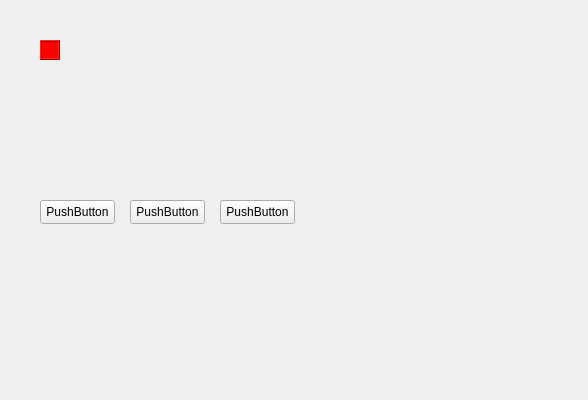
<?xml version="1.0" encoding="UTF-8"?>
<ui version="4.0">
 <class>MainWindow</class>
 <widget class="QMainWindow" name="MainWindow">
  <property name="geometry">
   <rect>
    <x>0</x>
    <y>0</y>
    <width>588</width>
    <height>400</height>
   </rect>
  </property>
  <property name="windowTitle">
   <string>MainWindow</string>
  </property>
  <widget class="QWidget" name="centralwidget">
   <widget class="QLabel" name="lblBlock">
    <property name="geometry">
     <rect>
      <x>40</x>
      <y>40</y>
      <width>20</width>
      <height>20</height>
     </rect>
    </property>
    <property name="styleSheet">
     <string notr="true">background-color: rgb(255, 0, 0);</string>
    </property>
    <property name="frameShape">
     <enum>QFrame::Shape::Box</enum>
    </property>
    <property name="frameShadow">
     <enum>QFrame::Shadow::Raised</enum>
    </property>
    <property name="text">
     <string/>
    </property>
   </widget>
   <widget class="QPushButton" name="pushButton">
    <property name="geometry">
     <rect>
      <x>40</x>
      <y>200</y>
      <width>75</width>
      <height>24</height>
     </rect>
    </property>
    <property name="text">
     <string>PushButton</string>
    </property>
   </widget>
   <widget class="QPushButton" name="pushButton_2">
    <property name="geometry">
     <rect>
      <x>130</x>
      <y>200</y>
      <width>75</width>
      <height>24</height>
     </rect>
    </property>
    <property name="text">
     <string>PushButton</string>
    </property>
   </widget>
   <widget class="QPushButton" name="pushButton_3">
    <property name="geometry">
     <rect>
      <x>220</x>
      <y>200</y>
      <width>75</width>
      <height>24</height>
     </rect>
    </property>
    <property name="text">
     <string>PushButton</string>
    </property>
   </widget>
  </widget>
  <widget class="QMenuBar" name="menubar">
   <property name="geometry">
    <rect>
     <x>0</x>
     <y>0</y>
     <width>588</width>
     <height>22</height>
    </rect>
   </property>
  </widget>
 </widget>
 <resources/>
 <connections/>
</ui>
